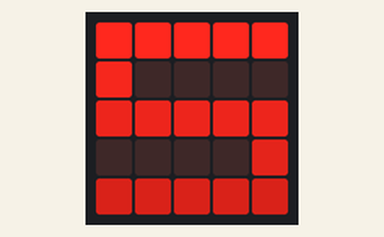
Simulated run of this program. Board: BBC micro:bit running MicroPython. Parts: the board's 5×5 LED display.

Above: at 0.1 s.
At 1.1 s:
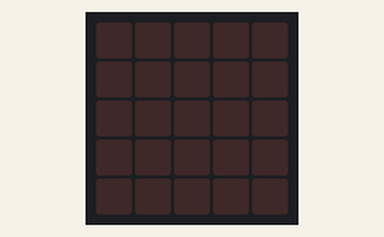

Measured:
- what the display in image 1 shows lasts 1.0 s, from 1.0 s to 2.0 s

The program:

05_image_diy1.py
```python
from microbit import *
#write your program:

from microbit import display
from microbit import Image
from microbit import sleep

Image1=Image("99999:80000:77777:00006:55555")#show the number "5",the value of light 0-9

try:
    while True:
        display.show(Image1)
        sleep(1000)
        display.clear()
        sleep(1000)

except:
  display.clear()
```
